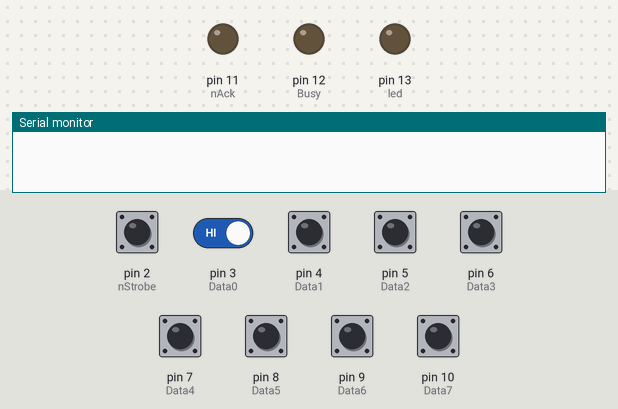
A sketch run on a simulated Arduino Uno, built with avr-gcc and run on an emulated ATmega328P. On the bench: output pins drawn as LEDs (lit = HIGH), the last lines printed to the serial monitor. Inputs (shaded band) come from the test bench; at power-on: pin 2 (nStrobe), pin 3 (Data0), pin 4 (Data1), pin 5 (Data2), pin 6 (Data3), pin 7 (Data4), pin 8 (Data5), pin 9 (Data6), pin 10 (Data7) HIGH.

Above: at 0.01 s.
At 1.3 s:
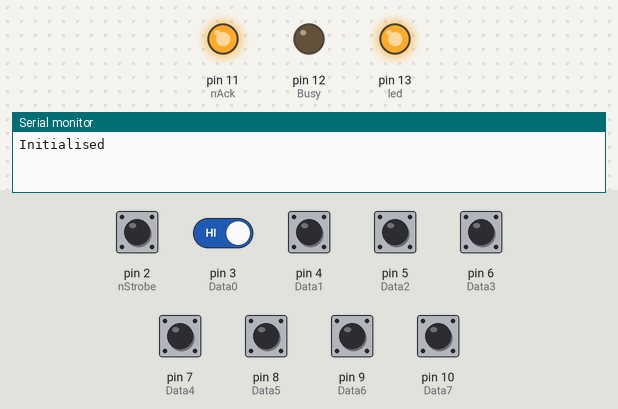
1.4 s: pin 2 (nStrobe) pulled LOW for 0.15 s
3.0 s: pin 2 (nStrobe) pulled LOW for 1 s
5.5 s: pin 2 (nStrobe) pulled LOW for 0.15 s
7.1 s: pin 2 (nStrobe) pulsed LOW 5 times (0.12 s each, 0.3 s apart)
10.1 s: pin 2 (nStrobe) driven LOW and pin 3 (Data0) driven LOW
Timing chart, 0 to 12.6 s (numbered marks = the images above; inputs shaded):
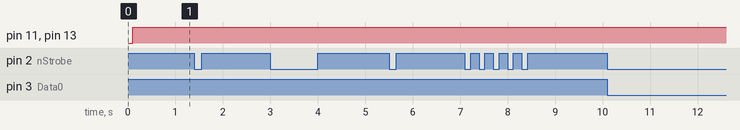

The sketch:

LPT2Serial.ino
```cpp
/********************************************************************************
 * PrinterCaptureInterrupt.ino
 * ------------------
 * Monitor a parallel port printer output and capture each character. Output the
 * character on the USB serial port so it can be captured in a terminal program.
 *
 * By............: Paul Jewell
 * Date..........: 29th January 2015
 * Version.......: 0.1a
 * Modification : Change Interrupt Routine so Arduino respond "faster" to Printer
 *                Writing Busy Signal directly from interrupt routine
 *                Ecirbaf 12 Jan 2017
 *                Test on a PC with a "generic Printer Text only" printer
 *                Printing a test page OK
 *                Even if using somme accent characters
 *                Depend How your Terminal Software is handling that.
 *-------------------------------------------------------------------------------
 * Wiring Layout
 * -------------
 *
 * Parallel Port Output               Arduino Input
 * --------------------               -------------
 * Name      Dir.   Pin                Name    Pin
 * ----      ----   ---                ----    ---
 * nSTROBE    >       1................INT0      2 (as interupt)
 * DATA BYTE  >     2-9.......................3-10
 * nACK       <      10.........................11
 * BUSY       <      11.........................12
 * OutofPaper <      12................GND
 * Selected   <      13.................5v
 * GND        <>  18-25................GND
 *-------------------------------------------------------------------------------
 ********************************************************************************/

int nStrobe = 2;
int Data0   = 3;
int Data1   = 4;
int Data2   = 5;
int Data3   = 6;
int Data4   = 7;
int Data5   = 8;
int Data6   = 9;
int Data7   = 10;
int nAck    = 11;
int Busy    = 12;
int led     = 13; // use as status led

enum States {
  READY,
  BUSY,
  ACK
} State;


void setup()
{
  // Configure pins
  pinMode(nStrobe, INPUT_PULLUP);

  for (int n = Data0; n < (Data7+1); n++)
    pinMode(n, INPUT_PULLUP);

  pinMode(nAck, OUTPUT);
  pinMode(Busy, OUTPUT);
  pinMode(led, OUTPUT);

  Serial.begin(19200);    // ** Actual com port could at least go this speed  ** //
  while (!Serial) {
    ;
  }


 attachInterrupt(0,Interrupt,FALLING);  // ** Name :Interrupt,  was clearer for me than DataReady  ** //


  State = READY;
  delay(100);
  Serial.println("Initialised");
}

void loop()
{
  switch (State) {
    case READY:
      digitalWrite(Busy, LOW);
      digitalWrite(nAck,HIGH);
      digitalWrite(led, HIGH);
      break;

  //    case BUSY: // nStrobe signal received by interrupt handler
  //      digitalWrite(Busy, HIGH);
  //      digitalWrite(led, LOW);
  //      ProcessChar();
  //      State = ACK;
  //      break;
  // ** All this case is made during Interrupt (Avoid some missed characters with "fast" printer) **

    case ACK:
      digitalWrite(nAck,LOW);
      delay(1); //milliseconds. Specification minimum = 5 us    ** Reduced to 1 is ok **
      State = READY;
      break;
  }
}

void Interrupt()
{
    digitalWrite(Busy, HIGH);
    digitalWrite(led, LOW);
    ProcessChar();
    State = ACK;
}

void ProcessChar()
{
  byte Char;

  Char = digitalRead(Data0) +
         (digitalRead(Data1) << 1) +
         (digitalRead(Data2) << 2) +
         (digitalRead(Data3) << 3) +
         (digitalRead(Data4) << 4) +
         (digitalRead(Data5) << 5) +
         (digitalRead(Data6) << 6) +
         (digitalRead(Data7) << 7);

  Serial.print((char)Char);
}
```
